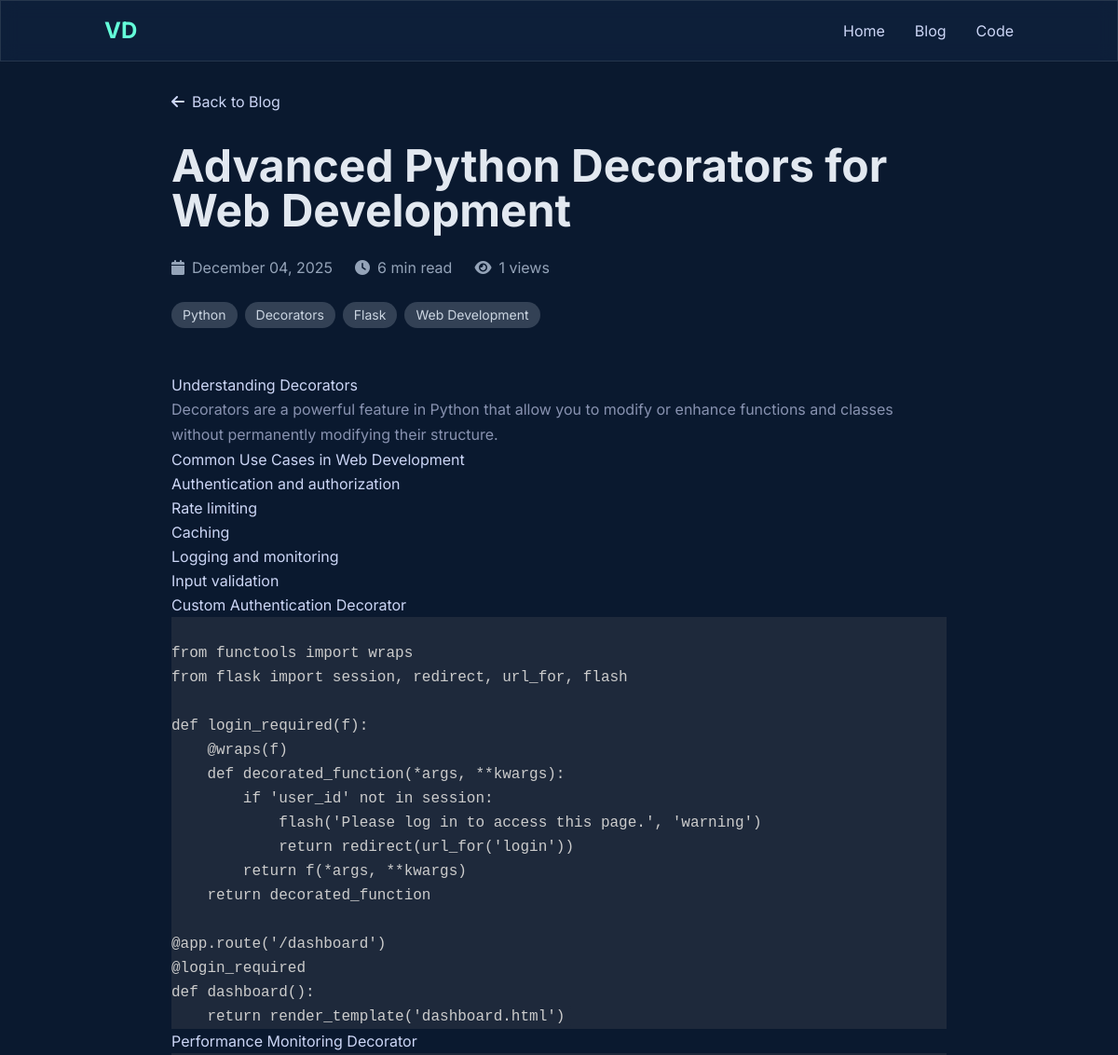
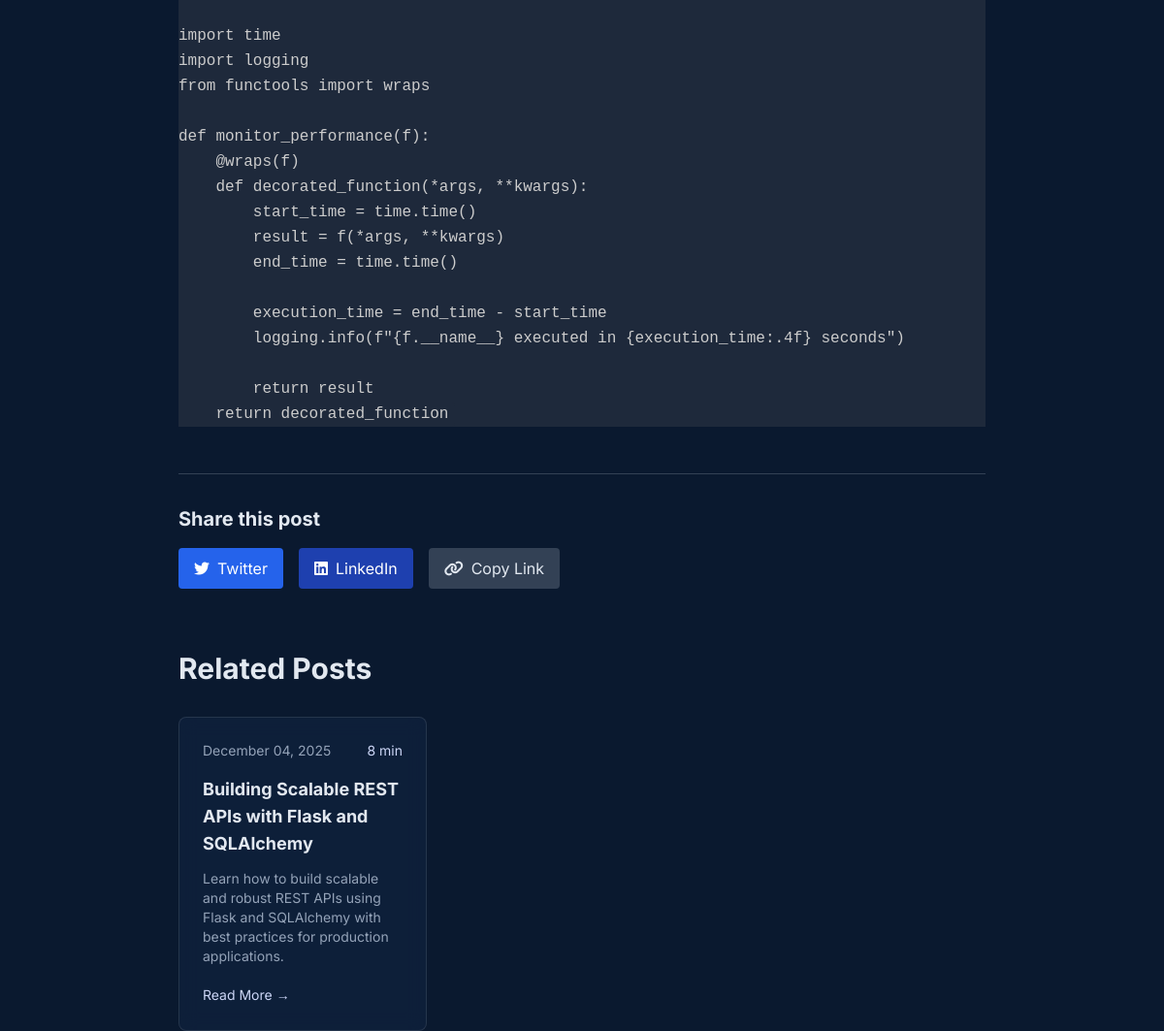
The app's page /blog/advanced-python-decorators-web-development with its own data (2 pictures, top to bottom).
### app.py (models this page shows)
class BlogPost(db.Model):
    id = db.Column(db.Integer, primary_key=True)
    title = db.Column(db.String(200), nullable=False)
    slug = db.Column(db.String(200), nullable=False, unique=True)
    content = db.Column(db.Text, nullable=False)
    excerpt = db.Column(db.Text)
    tags = db.Column(db.String(500))  # Comma-separated
    published = db.Column(db.Boolean, default=False)
    featured = db.Column(db.Boolean, default=False)
    read_time = db.Column(db.Integer, default=5)  # minutes
    views = db.Column(db.Integer, default=0)
    created_at = db.Column(db.DateTime, default=datetime.utcnow)
    updated_at = db.Column(db.DateTime, default=datetime.utcnow, onupdate=datetime.utcnow)

### app.py (the view)
@app.route("/blog/<slug>")
def blog_post(slug):
    slug = re.sub(r'[^a-zA-Z0-9-]', '', slug)
    if not slug:
        abort(404)
    post = BlogPost.query.filter_by(slug=slug, published=True).first_or_404()
    try:
        post.views += 1
        db.session.commit()
    except Exception as e:
        app.logger.error(f"Error updating view count: {e}")
        db.session.rollback()
    related_posts = []
    if post.tags:
        tags = [sanitize_input(tag.strip()) for tag in post.tags.split(',')]
        for tag in tags[:2]:  # Use first 2 tags
            if tag:  # Only process non-empty tags
                related = BlogPost.query.filter(
                    BlogPost.tags.contains(tag),
                    BlogPost.id != post.id,
                    BlogPost.published == True
                ).limit(3).all()
                related_posts.extend(related)
    related_posts = list({p.id: p for p in related_posts}.values())[:3]
    return render_template('blog_post.html', post=post, related_posts=related_posts)

### app.py (called while the page is built)
@app.before_request
def before_request():
    if request.endpoint not in ["static"]:
        new_log = VisitorLog(
            ip=request.remote_addr,
            user_agent=request.headers.get("User-Agent"),
            path=request.path
        )
        db.session.add(new_log)
        try:
            db.session.commit()
        except:
            db.session.rollback()

@app.after_request
def after_request(response):
    response.headers['X-Content-Type-Options'] = 'nosniff'
    response.headers['X-Frame-Options'] = 'DENY'
    response.headers['X-XSS-Protection'] = '1; mode=block'
    return response

def sanitize_input(text):
    if not text:
        return ""
    text = re.sub(r'[<>"\']', '', str(text))
    return text.strip()[:1000]  # Limit length

### templates/blog_post.html (shortened to what this page needs)
<!DOCTYPE html>
<html lang="en" class="scroll-smooth">
<head>
    <script src="https://cdn.tailwindcss.com"></script>
    <link rel="stylesheet" href="https://cdnjs.cloudflare.com/ajax/libs/font-awesome/6.4.2/css/all.min.css">
    <link rel="stylesheet" href="https://cdnjs.cloudflare.com/ajax/libs/prism/1.29.0/themes/prism-tomorrow.min.css">
    <link rel="stylesheet" href="{{ url_for('static', filename='css/style.css') }}">
</head>
<body class="leading-relaxed antialiased dark">
    <header class="fixed top-0 left-0 right-0 z-50 glass-effect">
        <nav class="container mx-auto px-6 py-4 flex justify-between items-center">
            <a href="/" class="text-2xl font-bold neon-text">VD</a>
            <div class="hidden md:flex space-x-8 items-center">
                <a href="/" class="hover:text-neon-text transition duration-300">Home</a>
                <a href="/blog" class="hover:text-neon-text transition duration-300">Blog</a>
                <a href="/code-snippets" class="hover:text-neon-text transition duration-300">Code</a>
            </div>
        </nav>
    </header>
    <main class="container mx-auto px-6 md:px-16 lg:px-24 pt-24">
        <div class="mb-8">
            <a href="/blog" class="inline-flex items-center text-neon-text hover:underline">
                <i class="fa-solid fa-arrow-left mr-2"></i>
                Back to Blog
            </a>
        </div>
        <article class="max-w-4xl mx-auto">
            <header class="mb-12">
                <h1 class="text-4xl md:text-5xl font-bold text-slate-200 mb-6">{{ post.title }}</h1>
                <div class="flex flex-wrap items-center gap-6 text-slate-400 mb-6">
                    <div class="flex items-center">
                        <i class="fa-solid fa-calendar mr-2"></i>
                        {{ post.created_at.strftime('%B %d, %Y') }}
                    </div>
                    <div class="flex items-center">
                        <i class="fa-solid fa-clock mr-2"></i>
                        {{ post.read_time }} min read
                    </div>
                    <div class="flex items-center">
                        <i class="fa-solid fa-eye mr-2"></i>
                        {{ post.views }} views
                    </div>
                </div>
                {% if post.tags %}
                <div class="flex flex-wrap gap-2">
                    {% for tag in post.tags.split(',') %}
                    <span class="px-3 py-1 text-sm bg-slate-700 text-slate-300 rounded-full">{{ tag.strip() }}</span>
                    {% endfor %}
                </div>
                {% endif %}
            </header>
            <div class="prose prose-lg prose-invert max-w-none">
                {{ post.content | safe }}
            </div>
            <div class="mt-12 pt-8 border-t border-slate-700">
                <h3 class="text-xl font-bold text-slate-200 mb-4">Share this post</h3>
                <div class="flex space-x-4">
                    <a href="https://twitter.com/intent/tweet?text={{ post.title }}&url={{ request.url }}"
                       target="_blank"
                       class="flex items-center px-4 py-2 bg-blue-600 text-white rounded hover:bg-blue-700 transition">
                        <i class="fa-brands fa-twitter mr-2"></i>
                        Twitter
                    </a>
                    <a href="https://www.linkedin.com/sharing/share-offsite/?url={{ request.url }}"
                       target="_blank"
                       class="flex items-center px-4 py-2 bg-blue-800 text-white rounded hover:bg-blue-900 transition">
                        <i class="fa-brands fa-linkedin mr-2"></i>
                        LinkedIn
                    </a>
                    <button onclick="copyToClipboard()"
                            class="flex items-center px-4 py-2 bg-slate-700 text-slate-200 rounded hover:bg-slate-600 transition">
                        <i class="fa-solid fa-link mr-2"></i>
                        Copy Link
                    </button>
                </div>
            </div>
        </article>
        {% if related_posts %}
        <section class="mt-16 max-w-6xl mx-auto">
            <h2 class="text-3xl font-bold text-slate-200 mb-8">Related Posts</h2>
            <div class="grid grid-cols-1 md:grid-cols-3 gap-8">
                {% for related_post in related_posts %}
                <article class="glass-effect rounded-lg p-6 hover:scale-105 transition-transform duration-300">
                    <div class="flex items-center justify-between mb-4">
                        <span class="text-sm text-slate-400">{{ related_post.created_at.strftime('%B %d, %Y') }}</span>
                        <span class="text-sm text-neon-text">{{ related_post.read_time }} min</span>
                    </div>
                    <h3 class="text-lg font-bold text-slate-200 mb-3 hover:text-neon-text transition-colors">
                        <a href="/blog/{{ related_post.slug }}">{{ related_post.title }}</a>
                    </h3>
                    <p class="text-slate-400 mb-4 text-sm">
                        {{ related_post.excerpt or related_post.content[:100] + '...' }}
                    </p>
                    <a href="/blog/{{ related_post.slug }}" class="text-neon-text hover:underline text-sm">Read More →</a>
                </article>
                {% endfor %}
            </div>
        </section>
        {% endif %}
    </main>
</body>
</html>

### static/css/style.css (style rules this page uses)
body { font-family: 'Inter', sans-serif; }
body.dark { background-color: #0a192f; color: #ccd6f6; }
.glass-effect { background: rgba(23, 49, 85, 0.3); backdrop-filter: blur(10px); -webkit-backdrop-filter: blur(10px); border: 1px solid rgba(255, 255, 255, 0.1); }
.neon-text { color: #64ffda; }
.prose { max-width: none; }
.prose h1, .prose h2, .prose h3 { color: #ccd6f6; }
.prose p { color: #8892b0; line-height: 1.7; }
.prose code { background: #1e293b; padding: 0.2em 0.4em; border-radius: 0.25rem; }
.prose pre { background: #1e293b !important; }

### records on screen
BlogPost: title "Advanced Python Decorators for Web Development", created_at "December 04, 2025", read_time "6", views "1", content "Understanding Decorators Decorators are a powerful feature in Python that allow you to modify or enhance functions and classes without permanently modifying their structure. Common Use Cases in Web Development Authentication and authorization Rate limiting Caching Logging and monitoring Input validation Custom Authentication Decorator from functools import wraps from flask import session, redirect, url_for, flash def login_required(f): @wraps(f) def decorated_function(*args, **kwargs): if 'user_id' not in session: flash('Please log in to access this page.', 'warning') return redirect(url_for('login')) return f(*args, **kwargs) return decorated_function @app.route('/dashboard')…"
BlogPost: created_at "December 04, 2025", read_time "8", title "Building Scalable REST APIs with Flask and SQLAlchemy", excerpt "Learn how to build scalable and robust REST APIs using Flask and SQLAlchemy with best practices for production applications."

### other values on screen
{{ tag.strip() }} "Python" "Decorators" "Flask" "Web Development"
